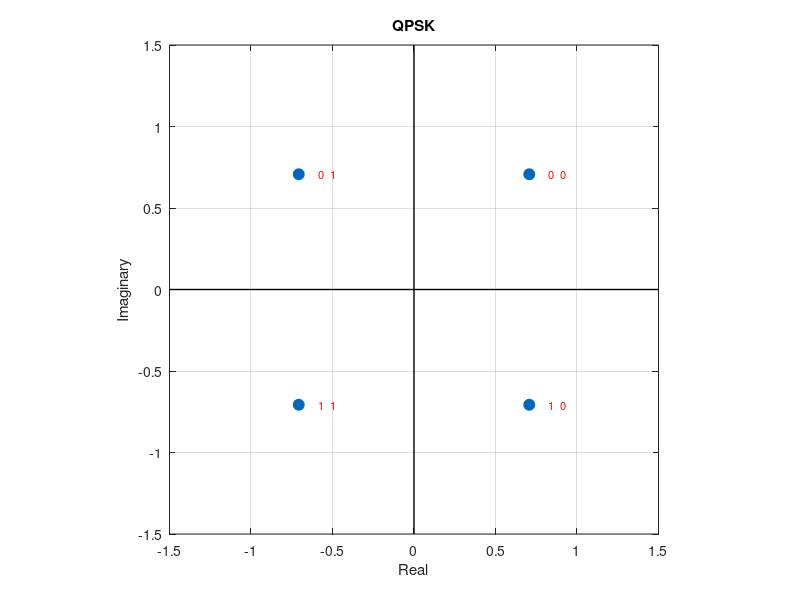
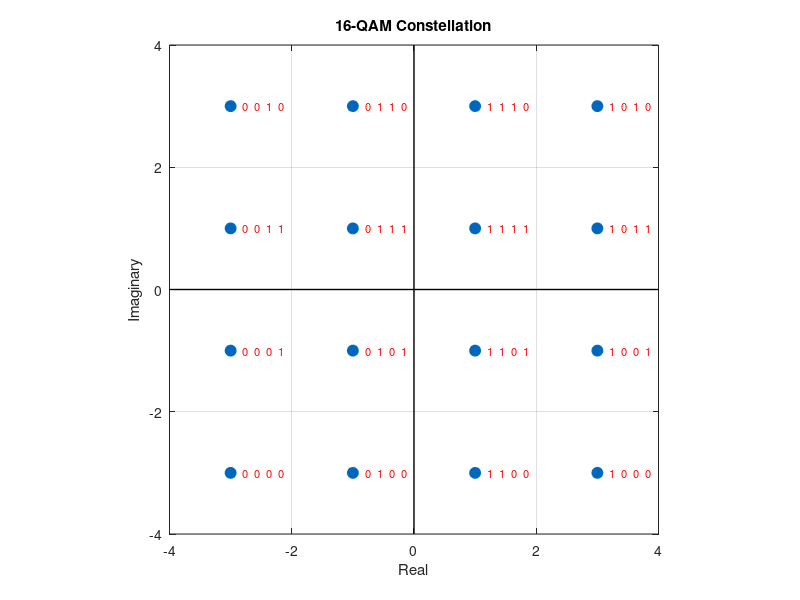

Write MATLAB code to recreate these figures, in order.

%QPSK
bits =[0 0 0 1 1 0 1 1];
b = reshape(bits, 2, []).';
k = [0 1 3 2];
gray_map = exp(1i*(pi/2)*(k+0.5));
idx = b(:,1)*2 + b(:,2) + 1;
symbols = gray_map(idx).';

figure
plot(real(symbols), imag(symbols), 'o', ...
     'MarkerSize', 8, 'MarkerFaceColor' , [0 101/255 189/255])
grid on;  axis equal
xlim([-1.5 1.5]);  ylim([-1.5 1.5])
xlabel('Real');  ylabel('Imaginary')
title('QPSK')
hold on

% eixos I/Q
plot([-1.5 1.5], [0 0], 'k', 'LineWidth', 1)   % eixo Q (horizontal)
plot([0 0], [-1.5 1.5], 'k', 'LineWidth', 1)   % eixo I (vertical)

% anota cada símbolo com o par de bits
for n = 1:numel(symbols)
    text(real(symbols(n))+0.12, imag(symbols(n)), ...
         num2str(b(n,:)), 'Color','red', 'FontSize',8, ...
         'HorizontalAlignment','left')
end
hold off

%16-QAM
combinations = dec2bin(0:15) - '0'; % generate combinations
bits = reshape(combinations.', 1, []); % convert to bitstream

if mod(length(bits), 4) ~= 0
    error('bitStream length must be multiple of 4 for 16-QAM');
end
b = reshape(bits, 4, []).';
gray_map = [0 1 3 2];
idxI = b(:,1)*2 + b(:,2) + 1;
idxQ = b(:,3)*2 + b(:,4) + 1;
symI = gray_map(idxI);
symQ = gray_map(idxQ);
B1 = 2*symI - 3;
B2 = 2*symQ - 3;
symbols = B1 + 1j*B2;

figure;


plot(real(symbols), imag(symbols), 'o', 'MarkerSize',8, 'MarkerFaceColor',[0 101/255 189/255]);
grid on;
axis equal;
xlabel('Real');
ylabel('Imaginary');
title('16-QAM Constellation');
hold on;
xlim([-4 4])
ylim([-4 4])
xl = xlim;                              % current x-axis limits
yl = ylim;                              % current y-axis limits
plot([xl(1) xl(2)], [0 0], 'k', 'LineWidth', 1)   % Q-axis (horizontal)
plot([0 0], [yl(1) yl(2)], 'k', 'LineWidth', 1)   % I-axis (vertical)
% Annotate each point with its corresponding bit combination
for k = 1:length(symbols)
    bit_label = num2str(combinations(k,:));
    text(real(symbols(k)) + 0.2, imag(symbols(k)), bit_label, 'FontSize', 8, 'Color', 'red');
end